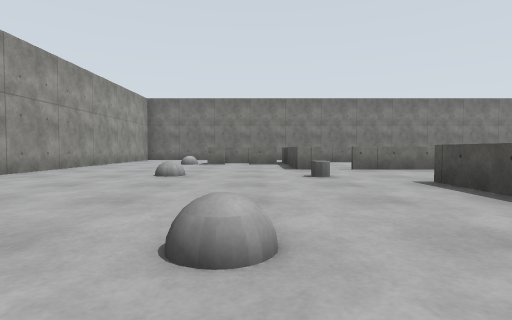
view 1 (above)

24 first-person views from a walk through a robot-simulator world made for Gazebo. The camera is 0.44 m above the floor, tilts 2° down and sees 80° across. The floor is counted in squares, 1 m on a side. Each view is taken from the middle of a square. On the plan, view 1 faces up. The plan holds only what a view shows up to about 9 squares ahead; the rest is blank.

view 2
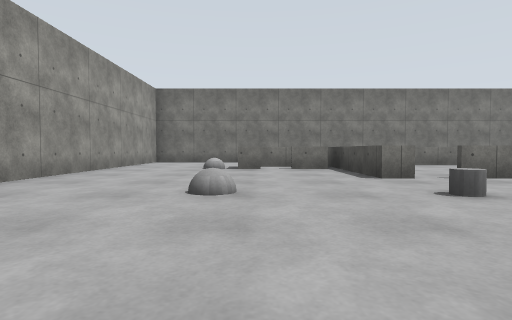

view 3
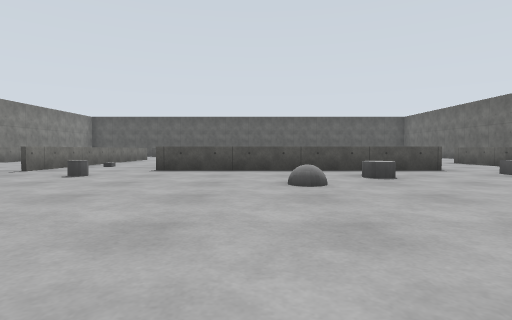

view 4
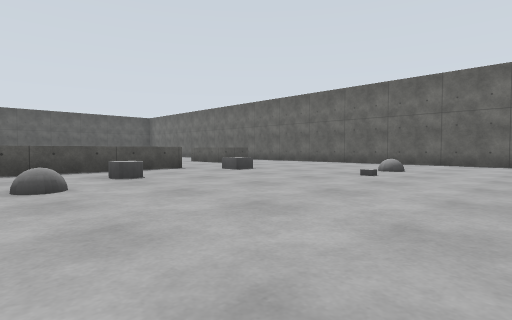

view 5
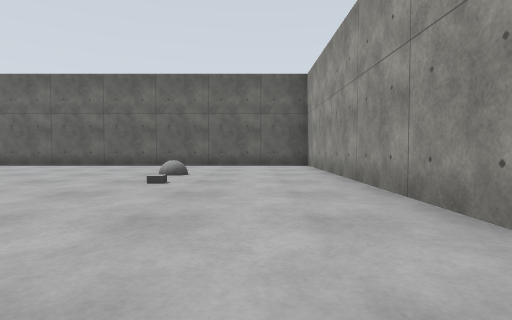

view 6
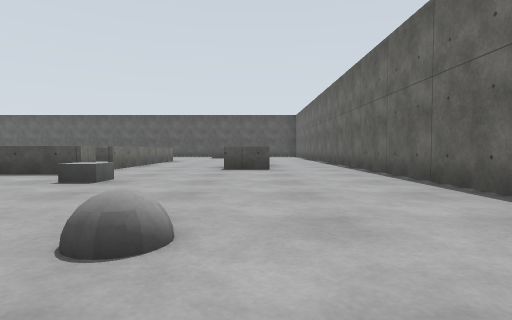

view 7
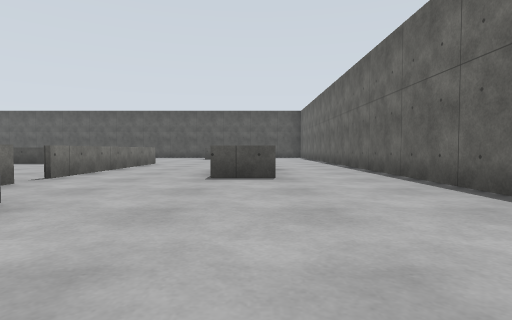

view 8
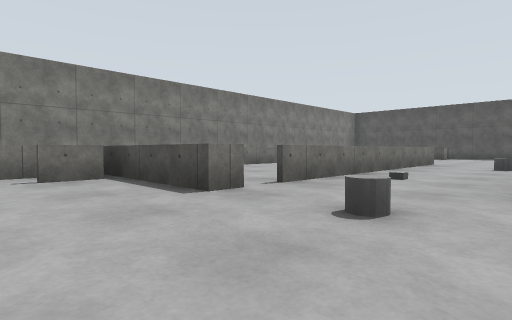

view 9
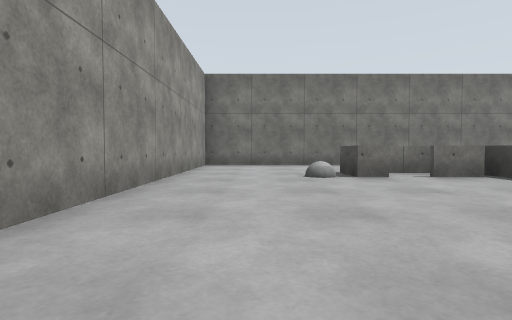

view 10
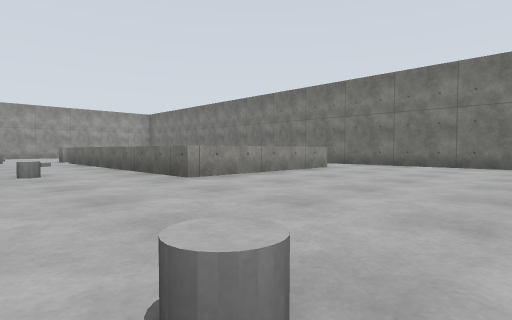

view 11
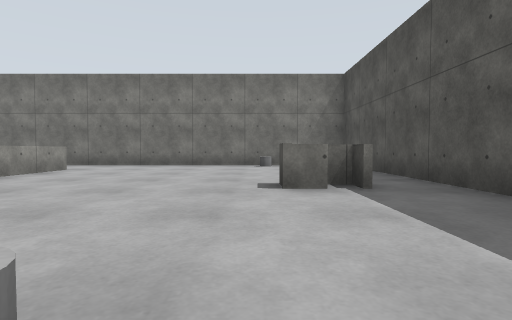

view 12
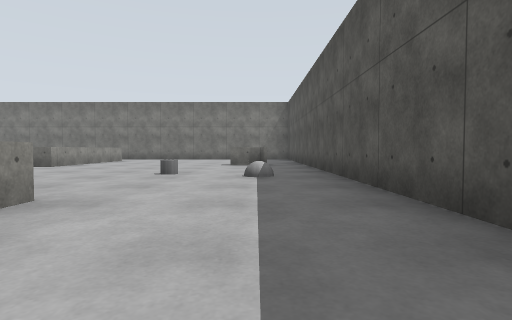

view 13
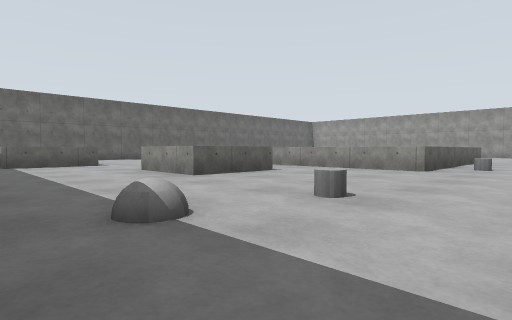

view 14
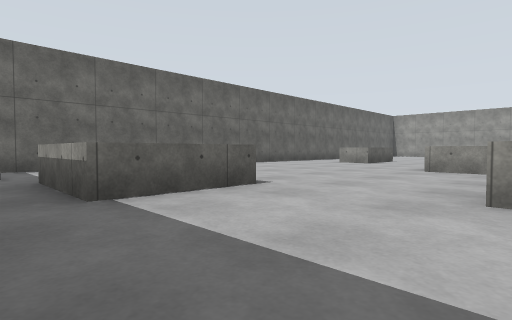

view 15
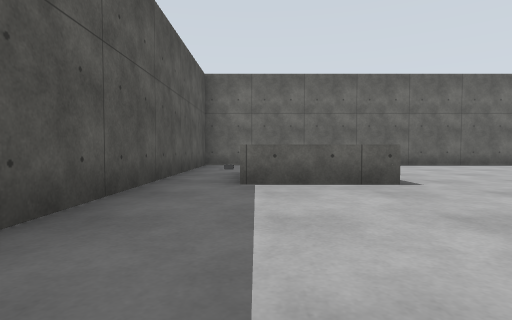

view 16
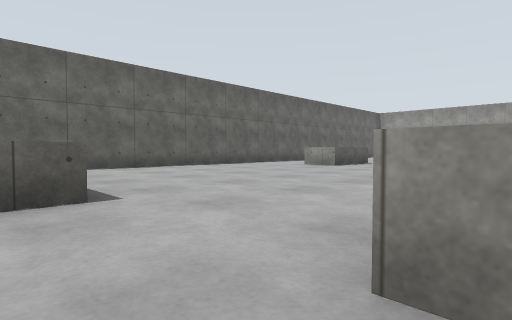

view 17
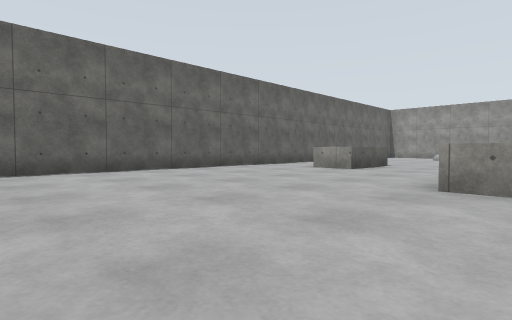

view 18
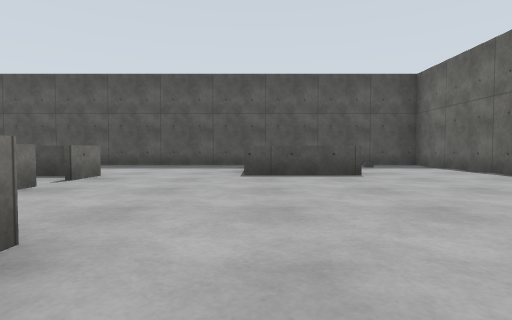

view 19
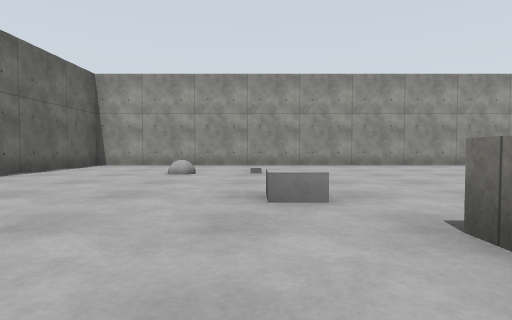

view 20
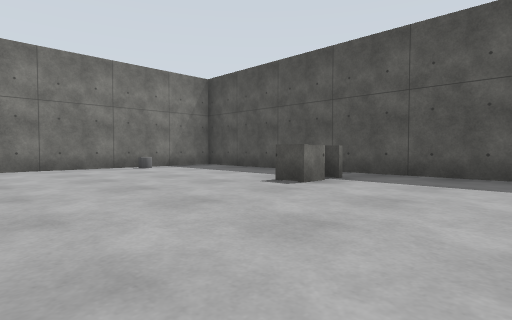

view 21
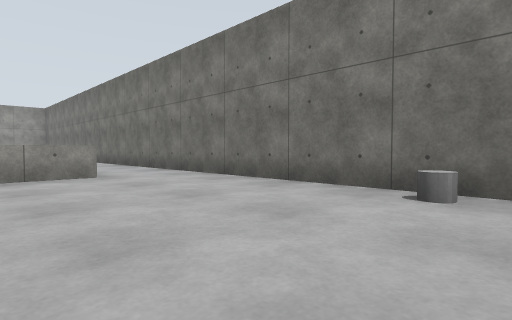

view 22
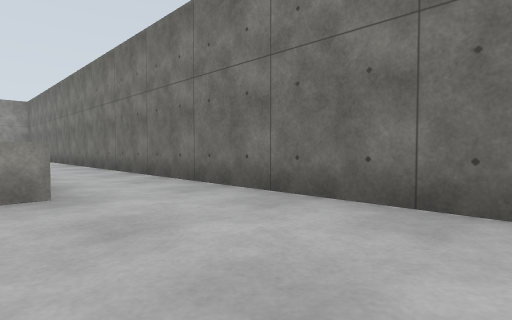

view 23
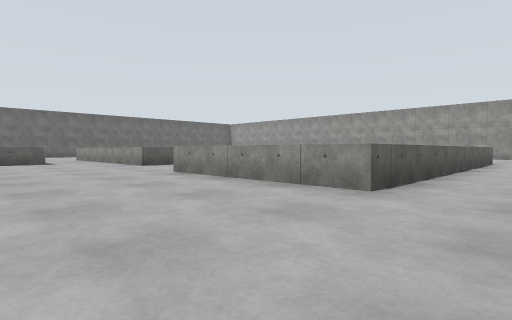

view 24
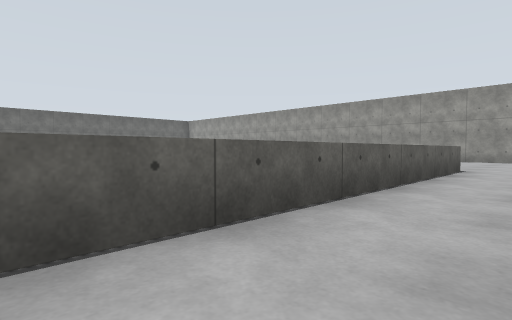

### Floor plan
Points are (right, up) in squares from view 1. A wall is a line through its corners. A room is listed if a view was taken in it or the views show most of it. See-through windows are left out.
Room 1 (views 1, 2, 3, 4, 5, 6, 7, 8, 9, 19, 24)
walls: (-4.4, 2.9) (-4.4, -7.4) (5.5, -7.4); (4.1, 4.1) (8.4, 4.1); (1.5, 6.6) (0.9, 6.6) (0.9, 10.1); (3, -1.9) (2.4, -1.9) (2.4, 4.1); (5.5, -1.9) (3.5, -1.9); (0.6, 8.8) (-0.3, 8.8); (-0.9, 8.8) (-1.4, 8.8) (-1.4, 9.9); (0.4, 9.7) (-0.9, 9.7); (3.7, -5.4) (3.7, -4.3) (5.7, -4.3); (0.9, 10.6) (8.9, 10.6); (8.9, 6.6) (2, 6.6); (9.5, 12.4) (-4.4, 12.4) (-4.4, 5.1)
ways out: opening at (9.5, 5.5) to room 2; opening at (10, 12) to room 2; opening at (4.5, -6.5) to room 3; opening at (4.5, -3.5) to room 3; gap at (2, 7)
objects: grey ball (-2, -4); grey ball (-2, 9); grey ball (-1, 5); grey ball (0, 1); grey box (1, -3); grey cylinder (1, 0); grey cylinder (1, 5); grey cylinder (7, 5)
Room 2 (views 10, 11, 12, 13, 14, 15, 16, 17, 20, 21, 22, 23)
walls: (13.9, 7.4) (13.3, 7.4) (13.3, 8); (14.2, 7.4) (14.2, 7.8) (13.8, 7.8); (10, 1.6) (12.1, 1.6) (12.1, -0.4) (11.2, -0.4); (8.4, 4.1) (8.4, -0.4); (8.9, 10.6) (8.9, 6.6); (12.2, -2.8) (14.2, -2.8) (14.2, -4.9); (15.4, -4.4) (15.4, 12.4) (9.5, 12.4)
ways out: opening at (9.5, 5.5) to room 1; opening at (10, 12) to room 1; opening at (9, 0) to room 3; opening at (12, -1.5) to room 3; opening at (15, -3.5) to room 3
objects: grey cylinder (12, 4); grey cylinder (13, 12); grey ball (14, 4)
Room 3 (view 18)
walls: (12.2, -4.9) (12.2, -2.8); (5.7, -4.3) (5.7, -5.4); (8.4, -0.4) (8.4, -1.9) (5.5, -1.9); (5.5, -7.4) (15.4, -7.4) (15.4, -4.4); (12, 0.1) (12, 0.6)
ways out: opening at (4.5, -6.5) to room 1; opening at (4.5, -3.5) to room 1; opening at (9, 0) to room 2; opening at (12, -1.5) to room 2; opening at (15, -3.5) to room 2

Where each view was taken, in squares from view 1:
view 1: 0 up, 0 right, facing up
view 2: 2 up, 1 left, facing up
view 3: 2 up, 4 left, facing right
view 4: 2 up, 4 left, facing down-right
view 5: 1 up, 3 left, facing down
view 6: 5 down, 3 left, facing right
view 7: 5 down, 1 left, facing right
view 8: 4 up, 1 left, facing up-right
view 9: 4 up, 3 left, facing up
view 10: 4 up, 13 right, facing up-left
view 11: 4 up, 13 right, facing up
view 12: 1 down, 14 right, facing up
view 13: 6 up, 15 right, facing down-left
view 14: 0 up, 15 right, facing down-left
view 15: 1 up, 14 right, facing down
view 16: 0 up, 13 right, facing down-left
view 17: 1 down, 12 right, facing down-left
view 18: 3 down, 7 right, facing right
view 19: 3 down, 4 right, facing left
view 20: 5 up, 10 right, facing up-right
view 21: 9 up, 14 right, facing up-left
view 22: 10 up, 12 right, facing up-left
view 23: 12 up, 12 right, facing down-left
view 24: 12 up, 8 right, facing down-left
